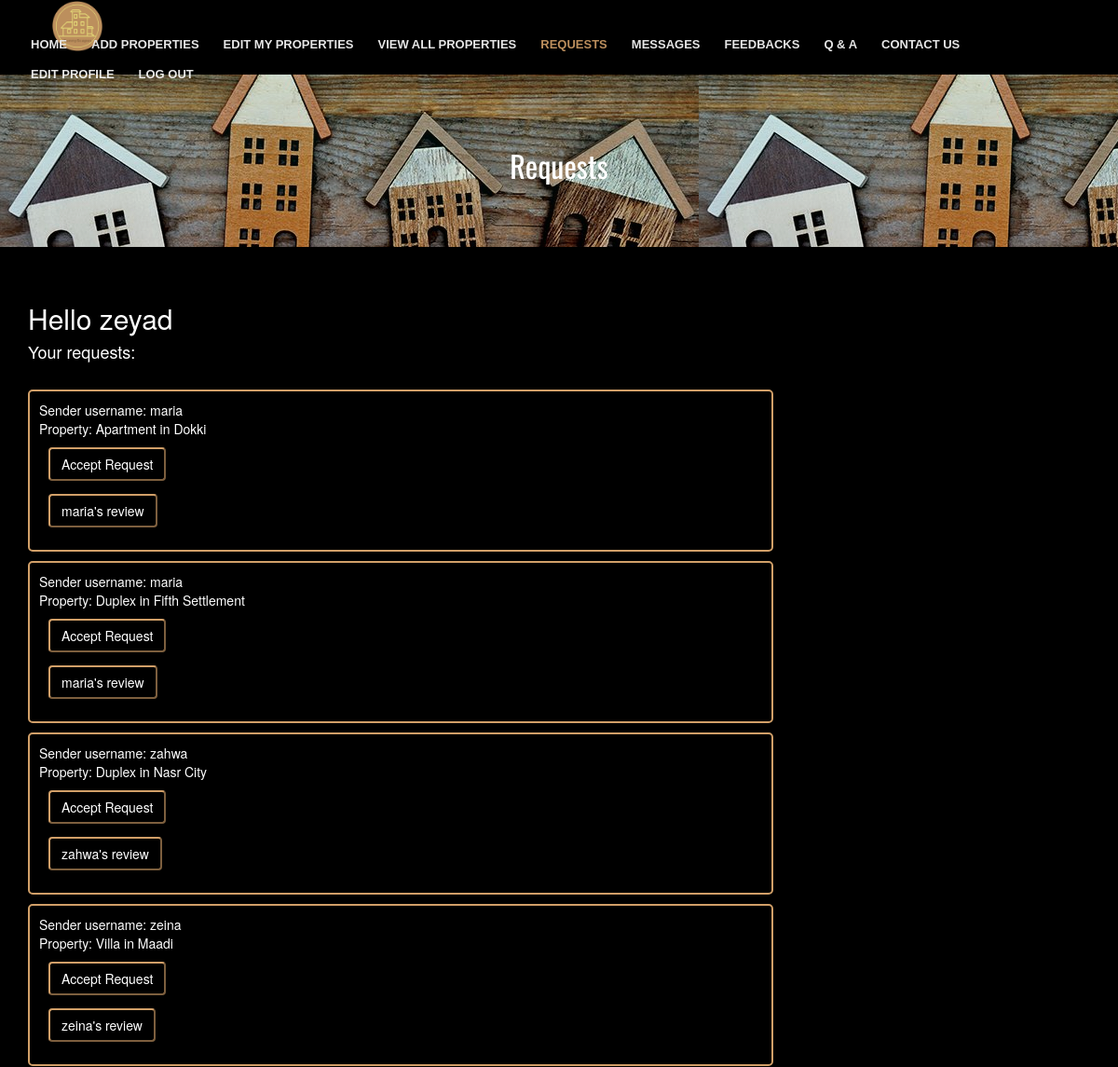
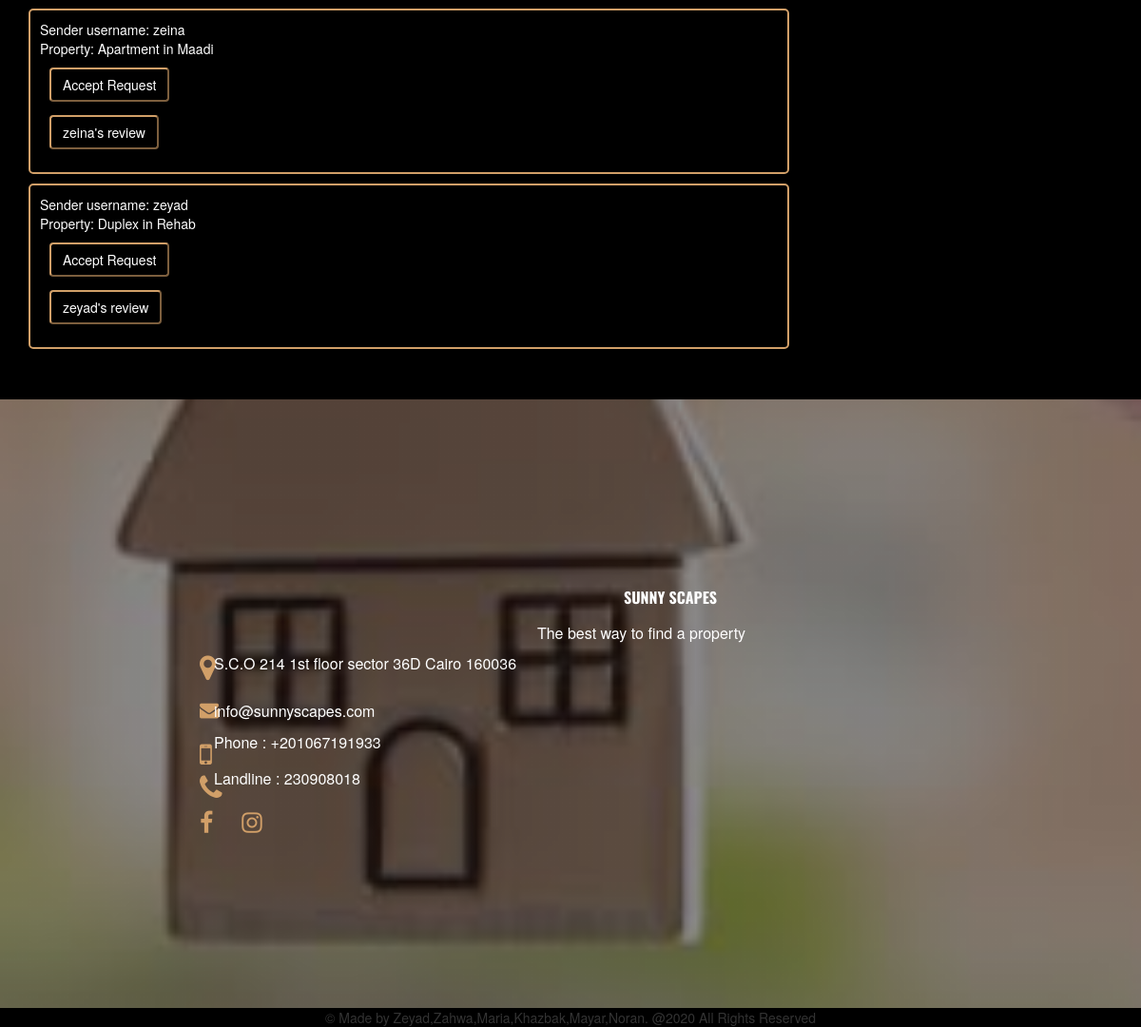
The app's page /responsetorequest.php (signed in) with its own data (2 pictures, top to bottom).
### tables this page shows
CREATE TABLE `request` (
  `buyerID` varchar(20) NOT NULL,
  `propertyID` int(11) NOT NULL,
  `accepted` tinyint(1) NOT NULL DEFAULT '0'
);

CREATE TABLE `property` (
  `propertyID` int(11) NOT NULL,
  `sellerID` varchar(20) NOT NULL,
  `type` int(10) NOT NULL,
  `roomnum` int(11) NOT NULL,
  `bednum` int(11) NOT NULL,
  `area` int(11) NOT NULL,
  `location` varchar(50) NOT NULL,
  `deal` int(4) DEFAULT NULL,
  `maxprice` int(11) NOT NULL,
  `minprice` int(11) NOT NULL,
  `availability` tinyint(1) NOT NULL DEFAULT '1'
);

### responsetorequest.php (the view, shortened to what this page needs)
<?php
require_once"header.php";
?>
<?php
 include("connection.php");
  if(!empty($_SESSION['acctype'])) {
$acctype=$_SESSION['acctype'];
if($acctype=="2")
{
?>
<header id="header">
  <div class="container-fluid">
    <div id="logo" class="pull-left">
      <a href="index.php"><img src="img/Logo.png" alt="" title="" /></a>
    </div>
    <nav id="nav-menu-container">
      <ul class="nav-menu">
        <li><a href="index.php">Home</a></li>
        <li><a href="addprop.php">Add Properties</a></li>
        <li><a href="MyProperties.php">Edit My Properties</a></li>
        <li><a href="property.php">View all Properties</a></li>
        <li class="menu-active"><a href="responsetorequest.php">Requests</a></li>
        <li><a href="messages.php">Messages</a></li>
		<li><a href="feedback.php">Feedbacks</a></li>
        <li><a href="searchQA.php">Q & A</a></li>
        <li><a href="contactus.php">Contact Us</a></li>
          <li><a href="editprofile.php">Edit Profile</a></li>
        <li><a href="Logout.php">Log Out</a></li>
    </nav>
  </div>
</header>
<?php
}
else {
echo "<script>alert('You are not allowed to visit this page please register as a seller to view it');</script>";
 echo '<script>window.location.href= "Signup.php";</script>';
}
}else {
	echo "<script>alert('You are not Logged in ');</script>";
 echo '<script>window.location.href= "index.php";</script>';
}
?>
<br>
<br>
<br>
<br>
<div class="adminhelp">
<section id="aboutus" class="wow fadeIn">
    <div class="container text-center">
        <h3>Requests</h3>
      </div>
  </section>
  <br><br>
<?php
if(!isset($_SESSION['username']))
	{ echo "<script>alert('you're not logged in');</script>";
		 echo '<script>window.location.href= "Login.php";</script>';
}
   else{
          $username=$_SESSION['username'];
       }
echo "<h2 class='WelcomeText'>Hello ".$username."</h2>  <h4 class='WelcomeText'>Your requests: </h4><br>";
$sql="SELECT property.sellerID , request.buyerID, property.propertyID, property.location,property.type
FROM request
JOIN property
ON property.propertyID=request.propertyID
WHERE property.sellerID= '$username' AND  request.accepted=0";
if(mysqli_query($conn,$sql)){
	      $result=mysqli_query($conn,$sql);
                 if(mysqli_num_rows($result)>0){
		while($row = mysqli_fetch_assoc($result)){
			?>
			<div class="containermessages">
			<?php
                        if($row['type']==1)
							$type="Villa";
							if($row['type']==2)
							$type="Apartment";
							if($row['type']==3)
							$type="Duplex";
echo "<p> Sender username: " . $row['buyerID'] . "<br>Property:  ". $type.' in '.$row['location'];
			?>
			<form action="getrequest.php" method='post'>
		  <input type='submit' name='submit' value='Accept Request' class="btn">
			</form>
			<form action="getreviews.php" method="post">
			 <input type='submit' name='review' value="<?php echo $_POST['buyerID']."'s review"; ?>"   class="btn">
			 </form>
			</div>
<?php
		}
  }else{echo "<p class='WelcomeText'>No New Request<p>";}
    }
	else{
     $errorconn= mysqli_error($conn);
	trigger_error("$errorconn  responsetorequest.php");
	}
  ?>
  <?php
   include('footer.php');
?>

### css/style.css (style rules this page uses)
body { background:#000000; color: #666666; font-family: "Open Sans", sans-serif; }
a { color: #d19f68; transition: 0.5s; }
p { padding: 0; margin: 0 0 30px 0; }
h1, h2, h3, h4, h5, h6 { font-family: "Montserrat", sans-serif; font-weight: 400; margin: 0 0 20px 0; padding: 0; }
#header { padding: 20px 0; height: 60px; position: fixed; left: 0; top: 0; right: 0; transition: all 0.5s; z-index: 997; background: rgba(0, 0, 0, 0.9); opacity:0.9; }
#header #logo { float: left; }
#header #logo img { margin: -33px; margin-top: -33px; margin-right: -33px; margin-left: -33px; height: 82px; }
.containermessages { border: 2px solid #d19f68; background-color: #000000; border-radius: 5px; padding: 10px; margin-bottom: 10px; margin-left:30px; max-width: 800px; color:white; }
.containermessages::after { content: ""; clear: both; display: table; }
input.btn { background-color:black; color: #fff; border-color: #d19f68; margin-left:10px; border-width: 2px; border-style: outset; }
h2.WelcomeText { color: white; margin-left: 30px; }
h4.WelcomeText { color: white; margin-left: 30px; }
.picvishal, .p3vishal, { padding-right: 0% !important; margin-right: 0% !important; padding: 0% !important; text-align: center; }
.nav-menu, .nav-menu * { margin: 0; padding: 0; list-style: none; }
.nav-menu li { position: relative; white-space: nowrap; }
.nav-menu>li { float: left; }
#nav-menu-container { float: right; margin: 0; }
.nav-menu a { padding: 0 8px 10px 8px; text-decoration: none; display: inline-block; color: #fff; font-family: "Montserrat", sans-serif; font-weight: 700; font-size: 13px; text-transform: uppercase; outline: none; }
.nav-menu li:hover>a, .nav-menu>.menu-active>a { color: #d19f68; }
.nav-menu>li { margin-left: 10px; }
#aboutus { background: linear-gradient(rgba(0, 142, 99, 0.1), rgba(0, 0, 0, 0.1)), url(../img/bg-breadcrumb.jpeg); padding: 60px 0; }
#aboutus h3 { color: #fff; font-family: oswald; font-size: 32px; font-weight: 400; }
body { font-family: Arial, Helvetica, sans-serif; }
* { box-sizing: border-box; }
a { color: #838383; transition: 0.5s; font-size: 16px; }
.container { padding-bottom: 0%; }
* { box-sizing: border-box }
.container { width: 100% !important; max-width: 100% !important; color: white; }
@media (min-width: 1024px) { #header #logo { padding-left: 60px; } }
@media (min-width: 1024px) { #nav-menu-container { padding-right: 60px; } }

### records on screen
request: buyerID "maria", property.type "Apartment", property.location "Dokki"
request: buyerID "maria", property.type "Duplex", property.location "Fifth Settlement"
request: buyerID "zahwa", property.type "Duplex", property.location "Nasr City"
request: buyerID "zeina", property.type "Villa", property.location "Maadi"
request: buyerID "zeina", property.type "Apartment", property.location "Maadi"
request: buyerID "zeyad", property.type "Duplex", property.location "Rehab"

### other values on screen
$username "zeyad"
